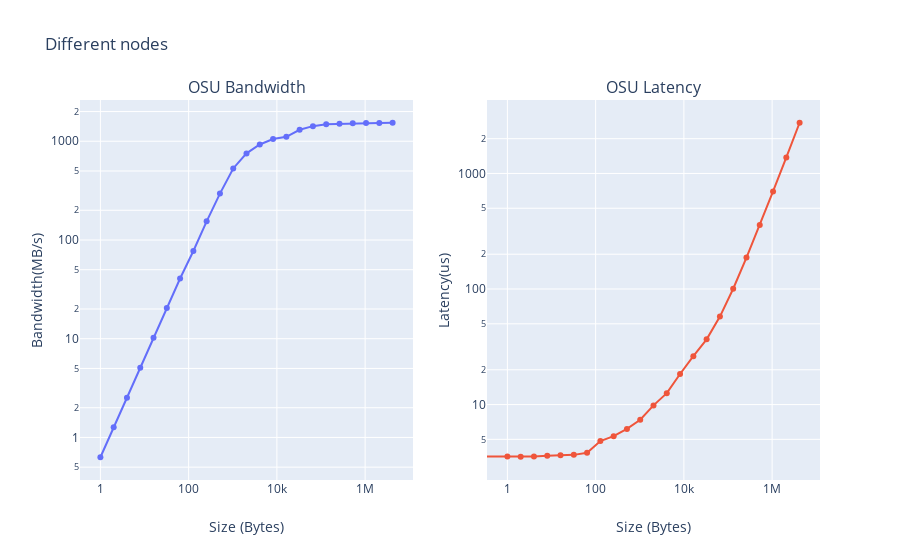

Source (notebook cell):
### Markdown cell above
### Different nodes

### Code cell
osu_bw_df = parse_benchmark_output(DIFF_NODES+"/osu_bw.out", 'Size', 'Bandwidth(MB/s)')
osu_lat_df = parse_benchmark_output(DIFF_NODES+"/osu_latency.out", 'Size', 'Latency(us)')
osu_bw_df.to_csv(DIFF_NODES+'/osu_bw.out.csv', sep='\t', encoding='utf-8')
osu_lat_df.to_csv(DIFF_NODES+'/osu_latency.out.csv', sep='\t', encoding='utf-8')

fig = make_subplots(rows=1, cols=2,
    subplot_titles=("OSU Bandwidth","OSU Latency"))
fig.add_trace(go.Scatter(x=osu_bw_df['Size'], y=osu_bw_df['Bandwidth(MB/s)'], mode='markers+lines'), row=1, col=1)
fig.add_trace(go.Scatter(x=osu_lat_df['Size'], y=osu_lat_df['Latency(us)'], mode='markers+lines'), row=1, col=2)
fig.update_layout(showlegend=False, title_text="Different nodes")
fig.update_xaxes(title_text='Size (Bytes)')
fig.update_yaxes(title_text='Bandwidth(MB/s)', row=1, col=1)
fig.update_yaxes(title_text='Latency(us)', row=1, col=2)
fig.update_xaxes(type="log")
fig.update_yaxes(type="log")
fig.show()
pio.write_image(fig, DIFF_NODES+"/linechart.png")

### Figure 1 — Plotly figure (JSON) as saved in the notebook; plotly's stock layout.template omitted (floating-point values rounded to 4 significant figures)
{"data": [{"mode": "markers+lines", "type": "scatter", "x": ["1", "2", "4", "8", "16", "32", "64", "128", "256", "512", "1024", "2048", "4096", "8192", "16384", "32768", "65536", "131072", "262144", "524288", "1048576", "2097152", "4194304"], "xaxis": "x", "y": ["0.63", "1.27", "2.53", "5.08", "10.25", "20.47", "40.76", "77.40", "154.53", "294.88", "530.46", "753.86", "928.01", "1054.98", "1109.36", "1306.95", "1422.36", "1485.56", "1504.13", "1521.80", "1531.48", "1533.90", "1540.06"], "yaxis": "y"}, {"mode": "markers+lines", "type": "scatter", "x": ["0", "1", "2", "4", "8", "16", "32", "64", "128", "256", "512", "1024", "2048", "4096", "8192", "16384", "32768", "65536", "131072", "262144", "524288", "1048576", "2097152", "4194304"], "xaxis": "x2", "y": ["3.50", "3.55", "3.54", "3.55", "3.60", "3.64", "3.67", "3.82", "4.83", "5.33", "6.16", "7.39", "9.84", "12.56", "18.40", "26.22", "36.68", "57.76", "100.54", "187.13", "357.85", "698.18", "1377.88", "2747.19"], "yaxis": "y2"}], "layout": {"annotations": [{"font": {"size": 16}, "showarrow": false, "text": "OSU Bandwidth", "x": 0.225, "xanchor": "center", "xref": "paper", "y": 1, "yanchor": "bottom", "yref": "paper"}, {"font": {"size": 16}, "showarrow": false, "text": "OSU Latency", "x": 0.775, "xanchor": "center", "xref": "paper", "y": 1, "yanchor": "bottom", "yref": "paper"}], "showlegend": false, "title": {"text": "Different nodes"}, "xaxis": {"anchor": "y", "domain": [0, 0.45], "title": {"text": "Size (Bytes)"}, "type": "log"}, "xaxis2": {"anchor": "y2", "domain": [0.55, 1], "title": {"text": "Size (Bytes)"}, "type": "log"}, "yaxis": {"anchor": "x", "domain": [0, 1], "title": {"text": "Bandwidth(MB/s)"}, "type": "log"}, "yaxis2": {"anchor": "x2", "domain": [0, 1], "title": {"text": "Latency(us)"}, "type": "log"}}}
